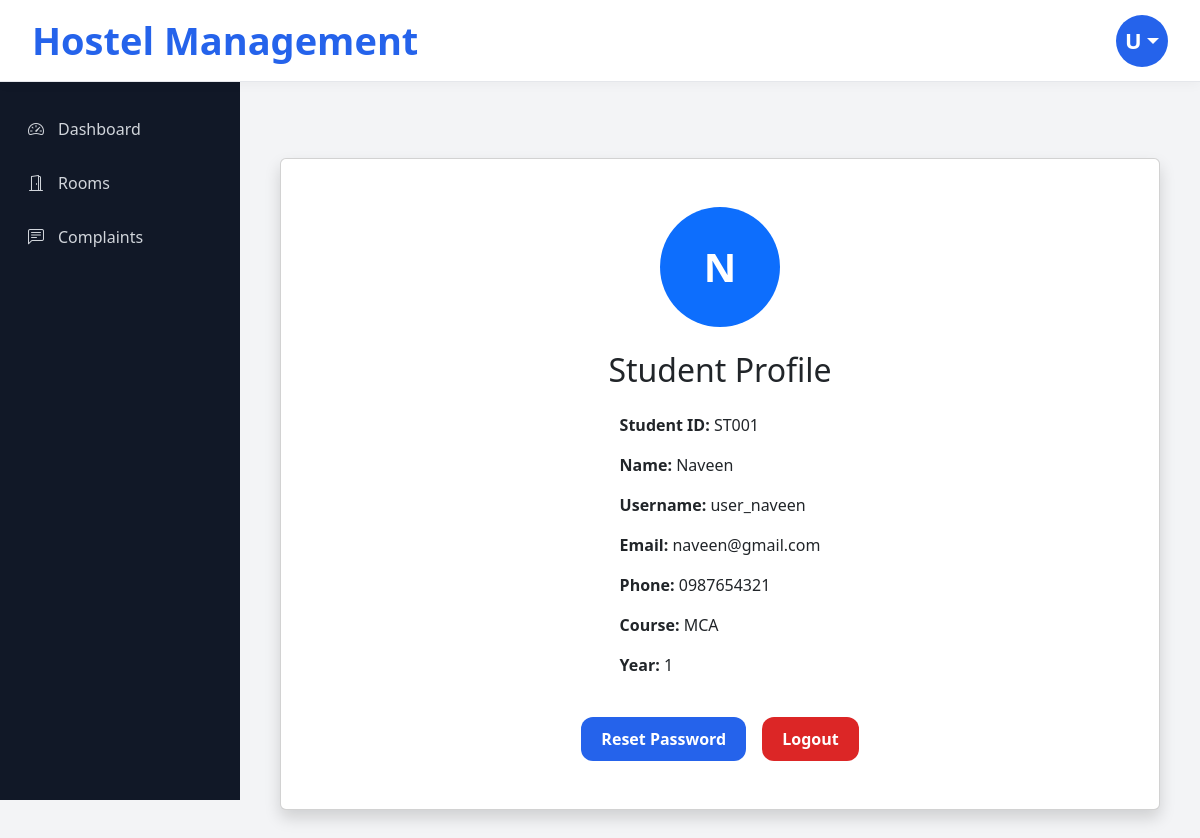
Page /student-profile/ (signed in) on the committed database.
### hostel_app/models.py (models this page shows, shortened)
class Student(models.Model):
    student_id = models.CharField(
        max_length=10,
        unique=True
    )
    student_name = models.CharField(max_length=100)
    email = models.EmailField()
    phone_number = models.CharField(max_length=15)
    course = models.CharField(max_length=50)
    year = models.IntegerField()

### hostel_app/views.py (the view)
@login_required
def student_profile(request):
    student_account = StudentAccount.objects.get(
        user=request.user
    )
    student = student_account.student
    context = {
        "student": student
    }
    return render(
        request,
        "accounts/student_profile.html",
        context
    )

### hostel_app/templates/accounts/student_profile.html
{% extends 'master.html' %}
{% block content %}
<div class="container mt-5">
    <div class="card shadow p-5 text-center">
        <div
            class="rounded-circle bg-primary text-white d-flex justify-content-center align-items-center mx-auto mb-4"
            style="
                width:120px;
                height:120px;
                font-size:40px;
                font-weight:bold;
            "
        >
            {{ student.student_name|first|upper }}
        </div>
        <h2 class="mb-4">
            Student Profile
        </h2>
        <div class="text-start mx-auto" style="max-width:500px;">
            <p>
                <strong>Student ID:</strong>
                {{ student.student_id }}
            </p>
            <p>
                <strong>Name:</strong>
                {{ student.student_name }}
            </p>
            <p>
    <strong>Username:</strong>
    {{ request.user.username }}
</p>
            <p>
                <strong>Email:</strong>
                {{ student.email }}
            </p>
            <p>
                <strong>Phone:</strong>
                {{ student.phone_number }}
            </p>
            <p>
                <strong>Course:</strong>
                {{ student.course }}
            </p>
            <p>
                <strong>Year:</strong>
                {{ student.year }}
            </p>
        </div>
        <div class="mt-4 d-flex justify-content-center gap-3">
            <a
                href="{% url 'reset-password' %}"
                class="btn btn-primary"
            >
                Reset Password
            </a>
            <a
                href="{% url 'logout' %}"
                class="btn btn-danger"
            >
                Logout
            </a>
        </div>
    </div>
</div>
{% endblock %}

### hostel_app/templates/master.html (shortened to what this page needs)
{% load static %}
<!DOCTYPE html>
<html lang="en">
<head>
    <link
        href="https://cdn.jsdelivr.net/npm/bootstrap@5.3.0/dist/css/bootstrap.min.css"
        rel="stylesheet"
    >
    <link
        rel="stylesheet"
        href="https://cdn.jsdelivr.net/npm/bootstrap-icons@1.11.3/font/bootstrap-icons.min.css"
    >
</head>
<body>
<nav class="navbar navbar-custom">
    <a
        href="{% url 'homepage' %}"
        class="logo-title"
    >
        Hostel Management
    </a>
    {% if user.is_authenticated %}
    <div class="dropdown">
        <a
            href="#"
            class="profile-circle dropdown-toggle"
            data-bs-toggle="dropdown"
        >
            {{ user.username|first|upper }}
        </a>
    </div>
    {% endif %}
</nav>
{% if user.is_authenticated %}
<div class="sidebar">
    {% if user.is_staff %}
    <a href="{% url 'homepage' %}">
        <i class="bi bi-speedometer2"></i>
        Dashboard
    </a>
    <a href="{% url 'student-list' %}">
        <i class="bi bi-people"></i>
        Students
    </a>
    <a href="{% url 'room-list' %}">
        <i class="bi bi-door-open"></i>
        Rooms
    </a>
    <a href="{% url 'fee-list' %}">
        <i class="bi bi-cash-stack"></i>
        Fees
    </a>
    <a href="{% url 'complaint-list' %}">
        <i class="bi bi-chat-left-text"></i>
        Complaints
    </a>
    <a href="{% url 'allocation-list' %}">
        <i class="bi bi-building"></i>
        Allocations
    </a>
    {% else %}
    <a href="{% url 'student-dashboard' %}">
        <i class="bi bi-speedometer2"></i>
        Dashboard
    </a>
    <a href="{% url 'room-list' %}">
        <i class="bi bi-door-open"></i>
        Rooms
    </a>
    <a href="{% url 'complaint-list' %}">
        <i class="bi bi-chat-left-text"></i>
        Complaints
    </a>
    {% endif %}
</div>
{% endif %}
<div
    class="toast-container position-fixed top-0 end-0 p-3"
    style="z-index:9999; margin-top:90px;"
>
</div>
<div class="{% if user.is_authenticated %}main-content{% else %}homepage-content{% endif %}">
    {% block content %}
    {% endblock %}
</div>
</body>
</html>

### hostel_app/templates/master.html (style rules this page uses)
* { margin: 0; padding: 0; box-sizing: border-box; }
body { background: #f3f4f6; font-family: 'Segoe UI', sans-serif; overflow-x: hidden; }
.navbar-custom { height: 82px; background: #ffffff; border-bottom: 1px solid #e5e7eb; padding: 0 32px; position: fixed; top: 0; left: 0; width: 100%; z-index: 1000; display: flex; align-items: center; justify-content: space-between; box-shadow: 0 2px 12px rgba(0,0,0,0.04); }
.logo-title { font-size: 38px; font-weight: 800; color: #2563eb; text-decoration: none; }
.profile-circle { width: 52px; height: 52px; border-radius: 50%; background: #2563eb; color: white; display: flex; align-items: center; justify-content: center; font-size: 22px; font-weight: bold; text-decoration: none; border: none; }
.sidebar { width: 240px; height: calc(100vh - 82px); background: #111827; position: fixed; top: 82px; left: 0; padding-top: 20px; }
.sidebar a { display: flex; align-items: center; gap: 14px; color: #d1d5db; text-decoration: none; padding: 15px 24px; font-size: 16px; font-weight: 500; transition: 0.3s; border-left: 4px solid transparent; }
.main-content { margin-left: 240px; margin-top: 82px; padding: 28px; }
.btn { border-radius: 12px; padding: 10px 20px; font-weight: 600; border: none; }
.btn-primary { background: #2563eb; }
.btn-danger { background: #dc2626; }

### rows in the picture
Student: student_name|first "N", student_id "ST001", student_name "Naveen", email "naveen@gmail.com", phone_number "0987654321", course "MCA", year "1"

### other values in the picture
{{ user.username|first|upper }} "U"
{{ request.user.username }} "user_naveen"
